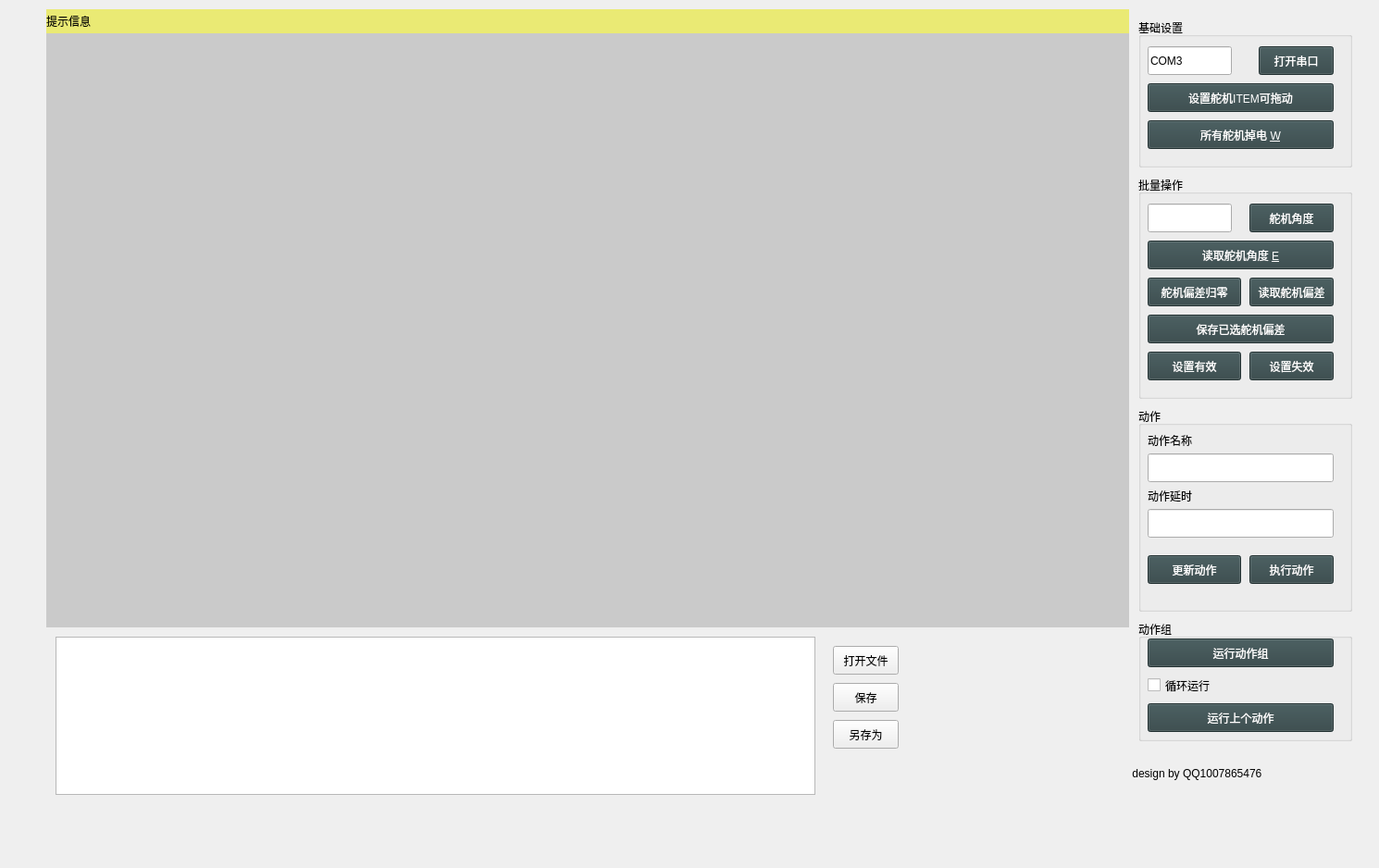
<?xml version="1.0" encoding="UTF-8"?>
<ui version="4.0">
 <class>Form</class>
 <widget class="QWidget" name="Form">
  <property name="geometry">
   <rect>
    <x>0</x>
    <y>0</y>
    <width>1490</width>
    <height>938</height>
   </rect>
  </property>
  <property name="windowTitle">
   <string>Form</string>
  </property>
  <widget class="QWidget" name="horizontalLayoutWidget">
   <property name="geometry">
    <rect>
     <x>50</x>
     <y>10</y>
     <width>1421</width>
     <height>861</height>
    </rect>
   </property>
   <layout class="QHBoxLayout" name="horizontalLayout" stretch="14,3">
    <property name="spacing">
     <number>0</number>
    </property>
    <item>
     <layout class="QVBoxLayout" name="verticalLayout" stretch="2,50,15">
      <property name="spacing">
       <number>0</number>
      </property>
      <item>
       <widget class="QLabel" name="label">
        <property name="styleSheet">
         <string notr="true">background-color: rgb(234, 234, 116);</string>
        </property>
        <property name="text">
         <string>提示信息</string>
        </property>
       </widget>
      </item>
      <item>
       <widget class="QWidget" name="widget" native="true">
        <property name="styleSheet">
         <string notr="true">background-color: rgb(202, 202, 202);</string>
        </property>
       </widget>
      </item>
      <item>
       <widget class="QWidget" name="widget_3" native="true">
        <property name="styleSheet">
         <string notr="true"/>
        </property>
        <widget class="QListWidget" name="listWidget">
         <property name="geometry">
          <rect>
           <x>10</x>
           <y>10</y>
           <width>821</width>
           <height>171</height>
          </rect>
         </property>
        </widget>
        <widget class="QPushButton" name="pushButton_11">
         <property name="geometry">
          <rect>
           <x>850</x>
           <y>20</y>
           <width>71</width>
           <height>31</height>
          </rect>
         </property>
         <property name="text">
          <string>打开文件</string>
         </property>
        </widget>
        <widget class="QPushButton" name="pushButton_12">
         <property name="geometry">
          <rect>
           <x>850</x>
           <y>60</y>
           <width>71</width>
           <height>31</height>
          </rect>
         </property>
         <property name="text">
          <string>保存</string>
         </property>
        </widget>
        <widget class="QPushButton" name="pushButton_13">
         <property name="geometry">
          <rect>
           <x>850</x>
           <y>100</y>
           <width>71</width>
           <height>31</height>
          </rect>
         </property>
         <property name="text">
          <string>另存为</string>
         </property>
        </widget>
       </widget>
      </item>
     </layout>
    </item>
    <item>
     <widget class="QWidget" name="widget_2" native="true">
      <widget class="QGroupBox" name="groupBox_2">
       <property name="geometry">
        <rect>
         <x>10</x>
         <y>430</y>
         <width>231</width>
         <height>221</height>
        </rect>
       </property>
       <property name="title">
        <string>动作</string>
       </property>
       <widget class="QPushButton" name="pushButton_9">
        <property name="geometry">
         <rect>
          <x>10</x>
          <y>160</y>
          <width>101</width>
          <height>31</height>
         </rect>
        </property>
        <property name="styleSheet">
         <string notr="true">background-color: rgb(49, 68, 70);
color: rgb(255, 255, 255);</string>
        </property>
        <property name="text">
         <string>更新动作</string>
        </property>
       </widget>
       <widget class="QLineEdit" name="lineEdit_3">
        <property name="geometry">
         <rect>
          <x>10</x>
          <y>110</y>
          <width>201</width>
          <height>31</height>
         </rect>
        </property>
       </widget>
       <widget class="QPushButton" name="pushButton_10">
        <property name="geometry">
         <rect>
          <x>120</x>
          <y>160</y>
          <width>91</width>
          <height>31</height>
         </rect>
        </property>
        <property name="styleSheet">
         <string notr="true">background-color: rgb(49, 68, 70);
color: rgb(255, 255, 255);</string>
        </property>
        <property name="text">
         <string>执行动作</string>
        </property>
       </widget>
       <widget class="QLineEdit" name="lineEdit_4">
        <property name="geometry">
         <rect>
          <x>10</x>
          <y>50</y>
          <width>201</width>
          <height>31</height>
         </rect>
        </property>
       </widget>
       <widget class="QLabel" name="label_2">
        <property name="geometry">
         <rect>
          <x>10</x>
          <y>30</y>
          <width>54</width>
          <height>12</height>
         </rect>
        </property>
        <property name="text">
         <string>动作名称</string>
        </property>
       </widget>
       <widget class="QLabel" name="label_3">
        <property name="geometry">
         <rect>
          <x>10</x>
          <y>90</y>
          <width>54</width>
          <height>12</height>
         </rect>
        </property>
        <property name="text">
         <string>动作延时</string>
        </property>
       </widget>
      </widget>
      <widget class="QGroupBox" name="groupBox">
       <property name="geometry">
        <rect>
         <x>10</x>
         <y>180</y>
         <width>231</width>
         <height>241</height>
        </rect>
       </property>
       <property name="title">
        <string>批量操作</string>
       </property>
       <widget class="QLineEdit" name="lineEdit">
        <property name="geometry">
         <rect>
          <x>10</x>
          <y>30</y>
          <width>91</width>
          <height>31</height>
         </rect>
        </property>
       </widget>
       <widget class="QPushButton" name="pushButton_4">
        <property name="geometry">
         <rect>
          <x>120</x>
          <y>30</y>
          <width>91</width>
          <height>31</height>
         </rect>
        </property>
        <property name="styleSheet">
         <string notr="true">background-color: rgb(49, 68, 70);
color: rgb(255, 255, 255);</string>
        </property>
        <property name="text">
         <string>舵机角度</string>
        </property>
       </widget>
       <widget class="QPushButton" name="pushButton_5">
        <property name="geometry">
         <rect>
          <x>10</x>
          <y>110</y>
          <width>101</width>
          <height>31</height>
         </rect>
        </property>
        <property name="styleSheet">
         <string notr="true">background-color: rgb(49, 68, 70);
color: rgb(255, 255, 255);</string>
        </property>
        <property name="text">
         <string>舵机偏差归零</string>
        </property>
       </widget>
       <widget class="QPushButton" name="pushButton_3">
        <property name="geometry">
         <rect>
          <x>10</x>
          <y>70</y>
          <width>201</width>
          <height>31</height>
         </rect>
        </property>
        <property name="styleSheet">
         <string notr="true">background-color: rgb(49, 68, 70);
color: rgb(255, 255, 255);</string>
        </property>
        <property name="text">
         <string>读取舵机角度 &amp;E</string>
        </property>
       </widget>
       <widget class="QPushButton" name="pushButton_2">
        <property name="geometry">
         <rect>
          <x>120</x>
          <y>110</y>
          <width>91</width>
          <height>31</height>
         </rect>
        </property>
        <property name="styleSheet">
         <string notr="true">background-color: rgb(49, 68, 70);
color: rgb(255, 255, 255);</string>
        </property>
        <property name="text">
         <string>读取舵机偏差</string>
        </property>
       </widget>
       <widget class="QPushButton" name="pushButton">
        <property name="geometry">
         <rect>
          <x>10</x>
          <y>150</y>
          <width>201</width>
          <height>31</height>
         </rect>
        </property>
        <property name="styleSheet">
         <string notr="true">background-color: rgb(49, 68, 70);
color: rgb(255, 255, 255);</string>
        </property>
        <property name="text">
         <string>保存已选舵机偏差</string>
        </property>
       </widget>
       <widget class="QPushButton" name="pushButton_14">
        <property name="geometry">
         <rect>
          <x>10</x>
          <y>190</y>
          <width>101</width>
          <height>31</height>
         </rect>
        </property>
        <property name="styleSheet">
         <string notr="true">background-color: rgb(49, 68, 70);
color: rgb(255, 255, 255);</string>
        </property>
        <property name="text">
         <string>设置有效</string>
        </property>
       </widget>
       <widget class="QPushButton" name="pushButton_15">
        <property name="geometry">
         <rect>
          <x>120</x>
          <y>190</y>
          <width>91</width>
          <height>31</height>
         </rect>
        </property>
        <property name="styleSheet">
         <string notr="true">background-color: rgb(49, 68, 70);
color: rgb(255, 255, 255);</string>
        </property>
        <property name="text">
         <string>设置失效</string>
        </property>
       </widget>
      </widget>
      <widget class="QGroupBox" name="groupBox_3">
       <property name="geometry">
        <rect>
         <x>10</x>
         <y>10</y>
         <width>231</width>
         <height>161</height>
        </rect>
       </property>
       <property name="title">
        <string>基础设置</string>
       </property>
       <widget class="QLineEdit" name="lineEdit_2">
        <property name="geometry">
         <rect>
          <x>10</x>
          <y>30</y>
          <width>91</width>
          <height>31</height>
         </rect>
        </property>
        <property name="text">
         <string>COM3</string>
        </property>
       </widget>
       <widget class="QPushButton" name="pushButton_6">
        <property name="geometry">
         <rect>
          <x>10</x>
          <y>110</y>
          <width>201</width>
          <height>31</height>
         </rect>
        </property>
        <property name="styleSheet">
         <string notr="true">background-color: rgb(49, 68, 70);
color: rgb(255, 255, 255);</string>
        </property>
        <property name="text">
         <string>所有舵机掉电 &amp;W</string>
        </property>
       </widget>
       <widget class="QPushButton" name="pushButton_8">
        <property name="geometry">
         <rect>
          <x>10</x>
          <y>70</y>
          <width>201</width>
          <height>31</height>
         </rect>
        </property>
        <property name="styleSheet">
         <string notr="true">background-color: rgb(49, 68, 70);
color: rgb(255, 255, 255);</string>
        </property>
        <property name="text">
         <string>设置舵机ITEM可拖动</string>
        </property>
       </widget>
       <widget class="QPushButton" name="pushButton_7">
        <property name="geometry">
         <rect>
          <x>130</x>
          <y>30</y>
          <width>81</width>
          <height>31</height>
         </rect>
        </property>
        <property name="styleSheet">
         <string notr="true">background-color: rgb(49, 68, 70);
color: rgb(255, 255, 255);</string>
        </property>
        <property name="text">
         <string>打开串口</string>
        </property>
       </widget>
      </widget>
      <widget class="QGroupBox" name="groupBox_4">
       <property name="geometry">
        <rect>
         <x>10</x>
         <y>660</y>
         <width>231</width>
         <height>131</height>
        </rect>
       </property>
       <property name="title">
        <string>动作组</string>
       </property>
       <widget class="QPushButton" name="pushButton_16">
        <property name="geometry">
         <rect>
          <x>10</x>
          <y>20</y>
          <width>201</width>
          <height>31</height>
         </rect>
        </property>
        <property name="styleSheet">
         <string notr="true">background-color: rgb(49, 68, 70);
color: rgb(255, 255, 255);</string>
        </property>
        <property name="text">
         <string>运行动作组</string>
        </property>
       </widget>
       <widget class="QCheckBox" name="checkBox">
        <property name="geometry">
         <rect>
          <x>10</x>
          <y>60</y>
          <width>91</width>
          <height>21</height>
         </rect>
        </property>
        <property name="text">
         <string>循环运行</string>
        </property>
        <property name="checkable">
         <bool>true</bool>
        </property>
        <property name="checked">
         <bool>false</bool>
        </property>
       </widget>
       <widget class="QPushButton" name="pushButton_17">
        <property name="geometry">
         <rect>
          <x>10</x>
          <y>90</y>
          <width>201</width>
          <height>31</height>
         </rect>
        </property>
        <property name="styleSheet">
         <string notr="true">background-color: rgb(49, 68, 70);
color: rgb(255, 255, 255);</string>
        </property>
        <property name="text">
         <string>运行上个动作</string>
        </property>
       </widget>
      </widget>
      <widget class="QLabel" name="label_4">
       <property name="geometry">
        <rect>
         <x>0</x>
         <y>800</y>
         <width>241</width>
         <height>51</height>
        </rect>
       </property>
       <property name="styleSheet">
        <string notr="true">font: 14pt &quot;微软雅黑&quot;;</string>
       </property>
       <property name="text">
        <string> design by QQ1007865476</string>
       </property>
      </widget>
     </widget>
    </item>
   </layout>
  </widget>
 </widget>
 <resources/>
 <connections/>
</ui>
